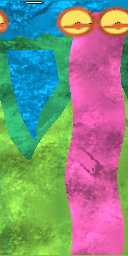
#> input picture tools/pack/atlas_preview.png, 128 x 256 px, given in place of Side.png, which was not available; the run also reads 1 picture not shown here
$ python mkcreaturepage.py
#> lines starting #> are read from the running program, lines starting #| are printed output that depends on the picture; after the words box and inside, x2 and y2 are one past the last pixel; in counts of white or black regions, pixels touching at a corner belong together; pictures that were not available may be replaced by others from this repository, and a replacement may not be noted
#!/usr/bin/env python3
"""mkcreaturepage.py - the asset-side creature texture converter.

This is the seam that was missing. `raster_tri` already samples CLUT8 through
a `TextureSpan`, and the TMU already does five formats with mips -- but nothing
on the asset side ever BUILT a page, and `tools/pack/` held only a `.gitkeep`.

What it does, deterministically:

  concept scan -> crayon grain -> per-material tiles -> shared 256-entry
  RGB565 palette -> CLUT8 indices -> a C++ header the reel compiles in.

THE CRAYON IS REAL. The grain is not procedural noise and not a photo texture:
it is lifted out of S. Hofer's own scan at native resolution, so the strokes,
the pressure marks and the paper tooth on the model are the ones in the
drawing. That is both the most faithful route to MODELINGGUIDE's "handmade
crayon/pencil surface rather than clean plastic" and much the cheapest.

Tiles are 64x64, which is the format's unit (`Tileset::tiles[256][64*64]`).
That is not a compromise: MODELINGGUIDE is explicit that at 384x240 the budget
goes on what the player actually sees, and a creature 40 px tall does not repay
a 256x256 page.

UV CONVENTION, and it decides where the dorsal stripe lands. U is the ring
angle: vertex k sits at (k*256/segments + align)/256 of a turn, and the ring's
local (x,z) = (rx*cos, rz*sin). Local +Z maps to world -Y (DOWN), so a quarter
turn is DOWN and three quarters is UP. **U = 192/256 is the animal's back**,
i.e. texel column 48 of 64. The pink dorsal band is centred there.

Usage: mkcreaturepage.py [out.h]
"""
import sys
import zlib
from pathlib import Path

import numpy as np
from PIL import Image

HERE = Path(__file__).resolve().parent
CONCEPT = HERE.parents[1].parent / "Upheaval" / "creature" / "Zixxtrixx" / "Concept"

TILE = 64

# Pigment, measured. Upheaval/creature/Zixxtrixx/PALETTE.md.
#
# TWO GREENS (Fabian, 2026-08-27: "The concept art has two greens, a darker
# green for the front, and a lighter green for most other things"). Both
# sheets say so once you look: Side.png lays a dark blue-green band between
# the blue throat and the light flank at the neck, and Front.png paints the
# whole front-facing chest in it, while the outer flanks, the rear body and
# the tail run the light yellow-green. Measured (saturated-quartile):
# light ~ (117,196,88) on the arch flank, dark ~ (67,191,105) on the neck
# band -- and then art-directed DARKER for the read: the scanner lightens,
# and at 240p on dark ochre the two must separate at a glance.
GREEN = (122, 192, 70)        # LIGHT green: most of the animal
GREEN_DARK = (44, 146, 86)    # DARK green: the front
# PINK, third pass (Fabian, 2026-08-27): "The pink for the entire creature can
# be a bit less neon and a bit more like on the sketch. A bit neon-y is fine
# though." So: pulled ~40% of the way from the 2026-08-26 neon (255,32,168)
# toward the measured sheet pigment (233,188,206) -- NOT all the way back to
# the pale rose that failed on dark ground at 240p. Judged on a render.
PINK = (246, 94, 183)
# THE DORSAL BAND'S WIDTH, the owner's knob, in TILE texels of U (64 = one
# circumference; the atlas uses 2x this). Its history is a full oscillation:
# 6.0 -> 4.5 (narrowed for a camera cause that had already been fixed --
# wrong) -> 13 (the owner's "cover the entire top, including part of the
# sideways dropoff" -- a RIGHT instruction over-delivered: at 13 the site
# cameras, which sit slightly above and show the BACK, read a MAGENTA animal
# with a green sliver, run 2339 verification). Side.png has GREEN dominant
# with pink along the back. 9 was PICKED OFF A RENDERED LADDER (8/9/10/11,
# walk + idle site cameras, v3 run evidence pink-ladder-8-9-10-11.png and
# pink-zoom-8-vs-9.png): at 9 the top INCLUDING the shoulder drop-off stays
# pink -- the ask stands -- while the flanks and belly stay green, so the
# animal reads green with a pink back from the shipped shots; 8 lets the
# near shoulder go green on the walk's grounded run, 10-11 fight green for
# the animal again.
# JUDGE ON THE SITE CAMERAS, NEVER ON A UV FRACTION: a band sized by
# circumference fraction becomes most of the visible surface from a camera
# that sits above the creature.
PINK_HALF_TILE = 9.0
BLUE = (3, 145, 205)
YELLOW = (243, 232, 142)
ORANGE = (218, 106, 71)
WHITE = (246, 246, 246)
INK = (34, 30, 34)

# Where to lift crayon grain from, in the 2000-wide display space of each
# sheet: a patch of solid, evenly-worked colour.
# Measured 2026-08-26 (grain-box probe): the old green box was only 23%
# honest crayon -- it straddled the form's edge, most of it was bare paper,
# and the paper was replaced by the median, which is exactly why the body
# read as one flat colour. The new green box sits deep inside the upper arch
# (89% crayon, grain sd 0.086 vs 0.057). The PALE pink pigment fails the
# saturation gate outright (sd 0.017 -- crayon laid so lightly there is no
# stroke structure to lift), so the pink band borrows the green box's stroke
# field: same pencil, same hand, same direction as the body it rides on.
GRAIN_SOURCES = {
    "green": ("Side", (700, 600, 900, 900)),
    # the dark green's own strokes: the bottom curve of the S, 85% honest
    # crayon by the same probe that vetted the light box
    "green_dark": ("Side", (1050, 1150, 1350, 1330)),
    "pink": ("Side", (700, 600, 900, 900)),
    "blue": ("Side", (1215, 585, 1360, 700)),
    "yellow": ("Side", (1440, 580, 1540, 680)),
    "orange": ("Front", (1228, 562, 1248, 606)),
}

# Small 64x64 fin/head-page grain. These names keep the shipping values
# editable while allowing the independently selectable cel page to calm them.
SMALL_GRAIN_GAIN = 2.1
SMALL_GRAIN_MIN = 0.74
SMALL_GRAIN_MAX = 1.26


def grain(sheet, box, seed):
    """Lift a TILE x TILE multiplier field from real crayon.

    The pigment colour is already known exactly; what the scan adds is how
    UNEVENLY it was laid down. So the patch is reduced to luminance and
    normalised about its own mean -- a multiplier, not a colour.
    """
#> called with sheet = 'Side', box = (700, 600, 900, 900), seed = 0
    im = Image.open(CONCEPT / f"{sheet}.png").convert("RGB")
#> im is the input picture: PIL image 128x256 RGB; mean R, G, B 132, 139.9, 128.5
    s = im.size[0] / 2000.0
    x0, y0, x1, y1 = box
    crop = im.crop((int(x0 * s), int(y0 * s), int(x1 * s), int(y1 * s)))
    # resize with BOX so we average real texels rather than inventing them
    crop = crop.resize((TILE, TILE), Image.BOX if crop.width > TILE else Image.BICUBIC)
    a = np.asarray(crop).astype(np.float64)
    lum = 0.299 * a[..., 0] + 0.587 * a[..., 1] + 0.114 * a[..., 2]
    sat = a.max(2) - a.min(2)
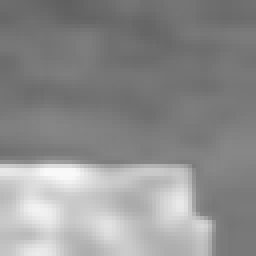
#> sat: shape (64, 64) float64 (shown 4 times larger); min 96, max 249, mean 142.4

    # REJECT THE INK. Every form on both sheets is outlined in heavy black, and
    # a grain patch that clips one gets a dark bar baked straight into the
    # tile. Ink is dark AND unsaturated; bare paper is bright AND unsaturated.
    # Both are replaced by the median of the honest crayon around them, so the
    # tile keeps the stroke structure without importing the outline.
    good = (lum > 70) & (lum < 246) & (sat > 18)
#> good: shape (64, 64) bool; every value is 1
    if good.sum() < 64:
        return np.ones((TILE, TILE))
    lum = np.where(good, lum, np.median(lum[good]))

    m = lum.mean()
#> m = 121.9
    if m <= 1:
        return np.ones((TILE, TILE))
    g = lum / m
    # AMPLIFY the stroke structure (Fabian, 2026-08-26: "the texture is
    # completely one-colored instead of the crayon-like texture I expected").
    # The raw multiplier field survives the trip to screen at roughly half its
    # amplitude once the light rig and RGB565 have had their say, so push it
    # here, at the source, where the stroke shapes are still real.
    g = 1.0 + (g - 1.0) * SMALL_GRAIN_GAIN
    return np.clip(g, SMALL_GRAIN_MIN, SMALL_GRAIN_MAX)
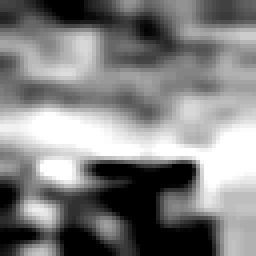
#> returned value: shape (64, 64) float64 (shown 4 times larger); min 0.74, max 1.26, mean 1; drawn with min black and max white


# [6 lines left out: function tint, not called in this run]


DEBUG_IDENT = False  # debug fingerprint of the pink sources (leave off)
# [91 lines left out: function body_tile, not called in this run]


# The eye disc in Side.png, in the 2000-wide display space: the yellow ball,
# its heavy black ring, and the red-orange slit pupil through it. The box is
# sized to hold the WHOLE disc including where the slit meets the rim at top
# and bottom -- the old box clipped the right and bottom edges.
EYE_BOX = (1418, 556, 1594, 734)
# THE EYES SIT ON THE SIDES (Fabian, asked three times, 2026-08-26: "Eyes
# clearly need to be on the side"). U columns 0 and 32 ARE the side lines of
# the ring (top is 48, belly is 16), so the eye discs are centred exactly
# there, at mid-head V.
#
# NO SOCKET. 2026-08-27, Fabian: "the eye texture is wrong. The orange goes
# from top to bottom, it's a line and in the middle there's a larger part."
# The orange is the drawing's own PUPIL -- a top-to-bottom slit that swells
# in the middle -- and it is already inside EYE_BOX. The orange ellipse this
# file used to paint UNDER the eye was an invention, and it is what read as
# a socket/ring. Deleted; the drawn eye is painted alone, slightly larger.
EYE_ROW = 14     # final pass: complete disc moves slightly noseward; atlas,
                  # model support and moving-pupil pivot follow the same intent.
EYE_COL_A = 37   # +Z flank, 5 texels above the side line (U=32). Was 38
                 # (v3 run): raised 6 toward the back, each disc's orange
                 # ring reached the crown's pink gap and the two eyes read
                 # as ONE yellow band wrapping the face head-on -- a
                 # chinstrap, where Front.png draws two separated ovals
                 # INSIDE the silhouette with blue between them. The raise
                 # was for a steep camera and a level head; the head now
                 # looks up (+4.6 deg), so the eyes read from the front at
                 # the side lines. +5 keeps them a touch high, touching the
                 # crown line the way the front sheet tilts them (picked on
                 # the head-on still against +3, v3 evidence
                 # eye-height-lo-vs-hi.png).
EYE_COL_B = 59   # -Z flank, mirrored (5 below U=64, wrapping)
EYE_TEX_U = 12   # texels of U for the yellow ball (angle around the head).
                 # 12, was 17 (v3 run): at 17 the two discs plus their orange
                 # rings MET over the crown -- head-on the eyes read as one
                 # continuous yellow band wrapping the face, and in profile
                 # the eye plus ring filled nearly the whole head. Side.png
                 # draws the eye as a feature INSIDE the head, roughly a
                 # third of its height; Front.png draws two clearly
                 # separated ovals. Judged on still-front + side renders.
EYE_TEX_V = 24   # texels of V for the yellow ball (length along the head).
                 # 24, was 33 -- shrunk with EYE_TEX_U to keep the disc round
                 # (v3 run, the eye-vs-head ratio fix)
# THE ORANGE SURROND (Fabian, ruled YES; Front.png brackets each eye in
# orange/red). Painted UNDER the lifted eye disc as a feathered ring a few
# texels wider than the ball, so the drawn eye sits inside an orange rim
# that reads head-on the way the front sheet draws it.
EYE_RING_EXTRA = 2     # texels of surround beyond the ball's edge
EYE_RING_RGB = (206, 88, 46)  # judged on the front render, not the scan
# ORIENTATION KNOB. -30 RE-PICKED 2026-08-27 round-skull run (Fabian: "pupils
# should be rotated right"): settled off an 8-angle fan of the PAINTED tile
# viewed through the true screen mapping (U up, nose right), then confirmed
# on a reel head zoom -- at -30 the pupil is the sheet's vertical
# top-to-bottom band with the middle swell. The old note said 12 was
# "verified by head-zoom render"; the ball skull and the forward eye move
# changed the read.
# (original note: the eye texture should be rotate
# a bit more than 90 degrees counter clockwise. That way the orange pupil
# should look about right"). Degrees of extra rotation applied to the crop
# AFTER the transpose, positive = counter-clockwise AS RENDERED on the flank
# (verified by head-zoom render, not derived). The disc and its ink ring are
# rotationally symmetric, so only the pupil band moves.
EYE_ROT_DEG = -30
# native-res pupil dilation radius, as a fraction of the crop's height (see
# the classify-then-shrink note in eye_patch). 0.025 ~= 1.5x the drawn width.
# 0.08, was 0.05 (run 0326): at the WALK camera the disc is ~10 px and 0.05
# delivered a thin red crescent hugging the rim -- presence, not slit. A
# 0.05/0.08/0.11 ladder judged on the delivered walk pixels: 0.08 reads as
# a red slit crossing the disc with the middle swell hinted; 0.11 merges
# slit and rim into one blob. The accurate wavy line does not survive 240p
# at gameplay distance -- a bolder simpler slit that DOES was the brief.
PUPIL_BOLD = 0.08
# V9 moves the pupil as a tiny deterministic surface decal. The painted eye
# therefore keeps only its yellow ball and ink perimeter; leaving any static
# slit underneath would read as two pupils during a glance.
MOVING_PUPIL_DECALS = True


# [242 lines left out: functions eye_patch, paint_eyes, head_tile, blade_tile, not called in this run]


def build_tiles():
    g = {k: grain(v[0], v[1], i) for i, (k, v) in enumerate(GRAIN_SOURCES.items())}
#> call 2 of grain, with sheet = 'Side', box = (1050, 1150, 1350, 1330), seed = 1
#> in grain (call 2), `x0, y0, x1, y1 = box`: x0 = 1050; y0 = 1150; x1 = 1350; y1 = 1330
#> in grain (call 2), `sat = a.max(2) - a.min(2)`:
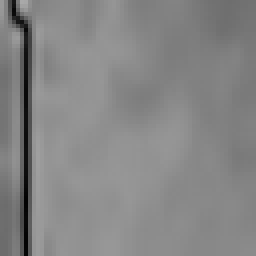
#> sat: shape (64, 64) float64 (shown 4 times larger); min 1, max 169, mean 133.5
#> in grain (call 2), `good = (lum > 70) & (lum < 246) & (sat > 18)`:
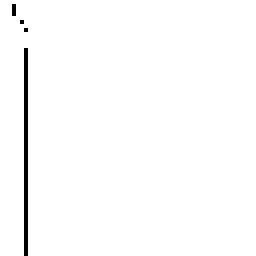
#> good: shape (64, 64) bool (shown 4 times larger); 98.6% white; black in thin lines or dots, all inside (x1, y1, x2, y2) = (3, 1, 7, 64)
#> in grain (call 2), `m = lum.mean()`: m = 144.8
#> in grain (call 2), `g = lum / m`:
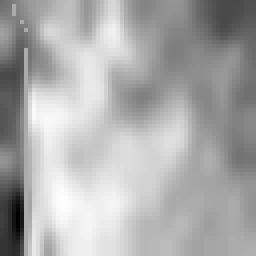
#> g: shape (64, 64) float64 (shown 4 times larger); min 0.688, max 1.15, mean 1; drawn with min black and max white
#> in grain (call 2), `return np.clip(g, SMALL_GRAIN_MIN, SMALL_GRAIN_MAX)`:
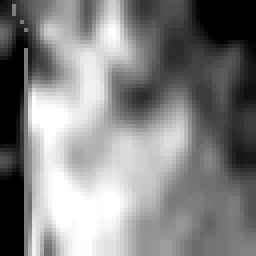
#> returned value: shape (64, 64) float64 (shown 4 times larger); min 0.74, max 1.26, mean 1.01; drawn with min black and max white
#> call 4 of grain, with sheet = 'Side', box = (1215, 585, 1360, 700), seed = 3
#> in grain (call 4), `x0, y0, x1, y1 = box`: x0 = 1215; y0 = 585; x1 = 1360; y1 = 700
#> in grain (call 4), `crop = crop.resize((TILE, TILE), Image.BOX if crop.width > TILE else I..`:
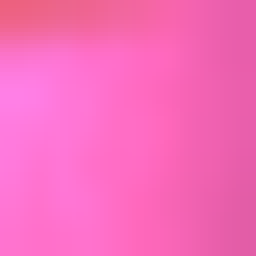
#> crop: PIL image 64x64 RGB (shown 4 times larger); mean R, G, B 247.7, 106.4, 188.9
#> (the rest of the program and of its run is left out)
